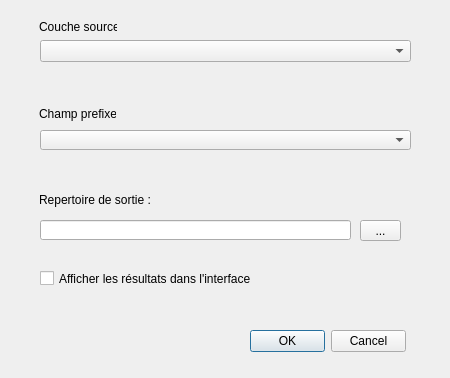
<?xml version="1.0" encoding="UTF-8"?>
<ui version="4.0">
 <class>deltaforceDialogBase</class>
 <widget class="QDialog" name="deltaforceDialogBase">
  <property name="geometry">
   <rect>
    <x>0</x>
    <y>0</y>
    <width>450</width>
    <height>378</height>
   </rect>
  </property>
  <property name="windowTitle">
   <string>Deltaforce</string>
  </property>
  <widget class="QLabel" name="label">
   <property name="geometry">
    <rect>
     <x>39</x>
     <y>19</y>
     <width>78</width>
     <height>16</height>
    </rect>
   </property>
   <property name="text">
    <string>Couche source :</string>
   </property>
  </widget>
  <widget class="QgsMapLayerComboBox" name="mMapLayerComboBox">
   <property name="geometry">
    <rect>
     <x>40</x>
     <y>40</y>
     <width>371</width>
     <height>22</height>
    </rect>
   </property>
  </widget>
  <widget class="QLabel" name="label_2">
   <property name="geometry">
    <rect>
     <x>39</x>
     <y>106</y>
     <width>77</width>
     <height>16</height>
    </rect>
   </property>
   <property name="text">
    <string>Champ prefixe :</string>
   </property>
  </widget>
  <widget class="QgsFieldComboBox" name="mFieldComboBox">
   <property name="geometry">
    <rect>
     <x>40</x>
     <y>130</y>
     <width>371</width>
     <height>20</height>
    </rect>
   </property>
  </widget>
  <widget class="QLabel" name="label_3">
   <property name="geometry">
    <rect>
     <x>39</x>
     <y>192</y>
     <width>131</width>
     <height>16</height>
    </rect>
   </property>
   <property name="text">
    <string>Repertoire de sortie :</string>
   </property>
  </widget>
  <widget class="QDialogButtonBox" name="button_box">
   <property name="geometry">
    <rect>
     <x>250</x>
     <y>330</y>
     <width>156</width>
     <height>23</height>
    </rect>
   </property>
   <property name="orientation">
    <enum>Qt::Horizontal</enum>
   </property>
   <property name="standardButtons">
    <set>QDialogButtonBox::Cancel|QDialogButtonBox::Ok</set>
   </property>
  </widget>
  <widget class="QLineEdit" name="lineEdit">
   <property name="geometry">
    <rect>
     <x>40</x>
     <y>220</y>
     <width>311</width>
     <height>20</height>
    </rect>
   </property>
  </widget>
  <widget class="QToolButton" name="toolButton">
   <property name="geometry">
    <rect>
     <x>360</x>
     <y>220</y>
     <width>41</width>
     <height>21</height>
    </rect>
   </property>
   <property name="text">
    <string>...</string>
   </property>
  </widget>
  <widget class="QCheckBox" name="checkBox">
   <property name="geometry">
    <rect>
     <x>40</x>
     <y>270</y>
     <width>301</width>
     <height>17</height>
    </rect>
   </property>
   <property name="text">
    <string>Afficher les résultats dans l'interface</string>
   </property>
  </widget>
 </widget>
 <customwidgets>
  <customwidget>
   <class>QgsFieldComboBox</class>
   <extends>QComboBox</extends>
   <header>qgsfieldcombobox.h</header>
  </customwidget>
  <customwidget>
   <class>QgsMapLayerComboBox</class>
   <extends>QComboBox</extends>
   <header>qgsmaplayercombobox.h</header>
  </customwidget>
 </customwidgets>
 <resources/>
 <connections>
  <connection>
   <sender>button_box</sender>
   <signal>accepted()</signal>
   <receiver>deltaforceDialogBase</receiver>
   <slot>accept()</slot>
   <hints>
    <hint type="sourcelabel">
     <x>20</x>
     <y>20</y>
    </hint>
    <hint type="destinationlabel">
     <x>20</x>
     <y>20</y>
    </hint>
   </hints>
  </connection>
  <connection>
   <sender>button_box</sender>
   <signal>rejected()</signal>
   <receiver>deltaforceDialogBase</receiver>
   <slot>reject()</slot>
   <hints>
    <hint type="sourcelabel">
     <x>20</x>
     <y>20</y>
    </hint>
    <hint type="destinationlabel">
     <x>20</x>
     <y>20</y>
    </hint>
   </hints>
  </connection>
 </connections>
</ui>
